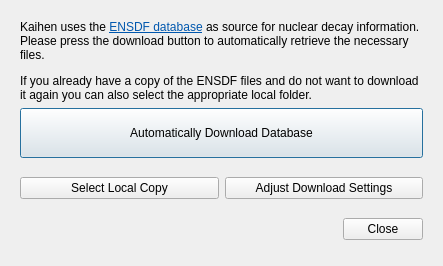
<?xml version="1.0" encoding="UTF-8"?>
<ui version="4.0">
 <class>ENSDFDownloader</class>
 <widget class="QDialog" name="ENSDFDownloader">
  <property name="geometry">
   <rect>
    <x>0</x>
    <y>0</y>
    <width>443</width>
    <height>266</height>
   </rect>
  </property>
  <property name="windowTitle">
   <string>Database Download</string>
  </property>
  <layout class="QVBoxLayout" name="verticalLayout">
   <property name="leftMargin">
    <number>20</number>
   </property>
   <property name="topMargin">
    <number>20</number>
   </property>
   <property name="rightMargin">
    <number>20</number>
   </property>
   <item>
    <widget class="QLabel" name="label">
     <property name="text">
      <string>&lt;html&gt;&lt;head/&gt;&lt;body&gt;&lt;p&gt;Kaihen uses the &lt;a href=&quot;http://www.nndc.bnl.gov/ensdf/&quot;&gt;&lt;span style=&quot; text-decoration: underline; color:#0057ae;&quot;&gt;ENSDF database&lt;/span&gt;&lt;/a&gt; as source for nuclear decay information. Please press the download button to automatically retrieve the necessary files.&lt;/p&gt;&lt;p&gt;If you already have a copy of the ENSDF files and do not want to download it again you can also select the appropriate local folder.&lt;/p&gt;&lt;/body&gt;&lt;/html&gt;</string>
     </property>
     <property name="textFormat">
      <enum>Qt::RichText</enum>
     </property>
     <property name="wordWrap">
      <bool>true</bool>
     </property>
     <property name="openExternalLinks">
      <bool>true</bool>
     </property>
    </widget>
   </item>
   <item>
    <widget class="QPushButton" name="downloadButton">
     <property name="minimumSize">
      <size>
       <width>0</width>
       <height>50</height>
      </size>
     </property>
     <property name="text">
      <string>Automatically Download Database</string>
     </property>
     <property name="icon">
      <iconset resource="kaihen.qrc">
       <normaloff>:/download.png</normaloff>:/download.png</iconset>
     </property>
     <property name="iconSize">
      <size>
       <width>32</width>
       <height>32</height>
      </size>
     </property>
     <property name="default">
      <bool>true</bool>
     </property>
    </widget>
   </item>
   <item>
    <widget class="QStackedWidget" name="stackedWidget">
     <property name="currentIndex">
      <number>0</number>
     </property>
     <widget class="QWidget" name="buttonPage">
      <layout class="QVBoxLayout" name="verticalLayout_4">
       <property name="margin">
        <number>0</number>
       </property>
       <item>
        <layout class="QHBoxLayout" name="horizontalLayout">
         <item>
          <widget class="QPushButton" name="localButton">
           <property name="text">
            <string>Select Local Copy</string>
           </property>
           <property name="icon">
            <iconset resource="kaihen.qrc">
             <normaloff>:/document-open-folder.png</normaloff>:/document-open-folder.png</iconset>
           </property>
          </widget>
         </item>
         <item>
          <widget class="QPushButton" name="setupButton">
           <property name="text">
            <string>Adjust Download Settings</string>
           </property>
           <property name="icon">
            <iconset resource="kaihen.qrc">
             <normaloff>:/configure.png</normaloff>:/configure.png</iconset>
           </property>
          </widget>
         </item>
        </layout>
       </item>
       <item>
        <layout class="QHBoxLayout" name="horizontalLayout_2">
         <property name="spacing">
          <number>0</number>
         </property>
         <item>
          <spacer name="horizontalSpacer">
           <property name="orientation">
            <enum>Qt::Horizontal</enum>
           </property>
           <property name="sizeHint" stdset="0">
            <size>
             <width>40</width>
             <height>20</height>
            </size>
           </property>
          </spacer>
         </item>
         <item>
          <widget class="QPushButton" name="closeButton">
           <property name="text">
            <string>Close</string>
           </property>
           <property name="icon">
            <iconset resource="kaihen.qrc">
             <normaloff>:/dialog-close.png</normaloff>:/dialog-close.png</iconset>
           </property>
          </widget>
         </item>
        </layout>
       </item>
      </layout>
     </widget>
     <widget class="QWidget" name="progressPage">
      <layout class="QVBoxLayout" name="verticalLayout_2">
       <property name="spacing">
        <number>8</number>
       </property>
       <property name="margin">
        <number>0</number>
       </property>
       <item>
        <widget class="QLabel" name="progressLabel">
         <property name="text">
          <string/>
         </property>
        </widget>
       </item>
       <item>
        <widget class="QProgressBar" name="progressBar">
         <property name="value">
          <number>0</number>
         </property>
        </widget>
       </item>
       <item>
        <layout class="QHBoxLayout" name="horizontalLayout_3">
         <item>
          <widget class="QPushButton" name="ftpCancelButton">
           <property name="sizePolicy">
            <sizepolicy hsizetype="Fixed" vsizetype="Fixed">
             <horstretch>0</horstretch>
             <verstretch>0</verstretch>
            </sizepolicy>
           </property>
           <property name="text">
            <string>Cancel</string>
           </property>
           <property name="icon">
            <iconset resource="kaihen.qrc">
             <normaloff>:/dialog-cancel.png</normaloff>:/dialog-cancel.png</iconset>
           </property>
          </widget>
         </item>
        </layout>
       </item>
      </layout>
     </widget>
    </widget>
   </item>
  </layout>
 </widget>
 <resources>
  <include location="kaihen.qrc"/>
 </resources>
 <connections/>
</ui>
